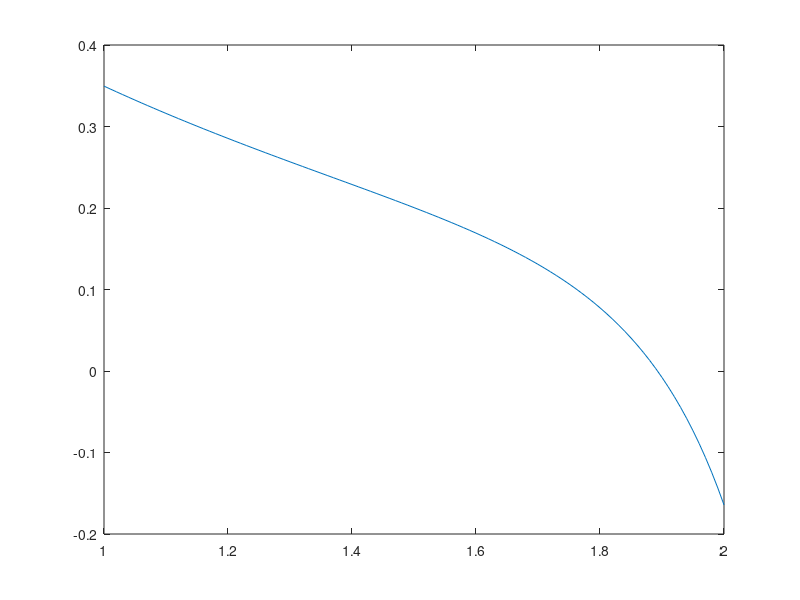

Source code (MATLAB):
h=0.01;
x=1:h:2;
N=length(x);
y=zeros(1,N);
a=zeros(1,N);
b=zeros(1,N);
c=zeros(1,N);
f=zeros(1,N);

a(1)=0;
b(1)=1-1/h;
c(1)=1/h;
f(1)=0;
for i=2:N-1
a(i)=1/(h^2);
b(i)=-2/h^2+(x(i))^3*sin(x(i))/h+(x(i)^2)*exp(-2*x(i));
c(i)=1/(h^2)-x(i)^3*sin(x(i))/h;
f(i)=sqrt(log10(x(i)+2));
end
a(N)=2/h;
b(N)=1 - 2/h;
f(N)=4;

alpha=zeros(1,N);
beta=zeros(1,N);
alpha(1)=-c(1)/b(1);
beta(1)=f(1)/b(1);

for i=2:N-1
    alpha(i)=-c(i)/(a(i)*alpha(i-1)+b(i));
    beta(i)=(f(i)-a(i)*beta(i-1))/(a(i)*alpha(i-1)+b(i));
end
y(N)=(f(N)-a(N)*beta(N-1))/(a(N)*alpha(N-1)+b(N));
for i=N-1:-1:1
    y(i)=alpha(i)*y(i+1)+beta(i);
end
plot(x,y);

